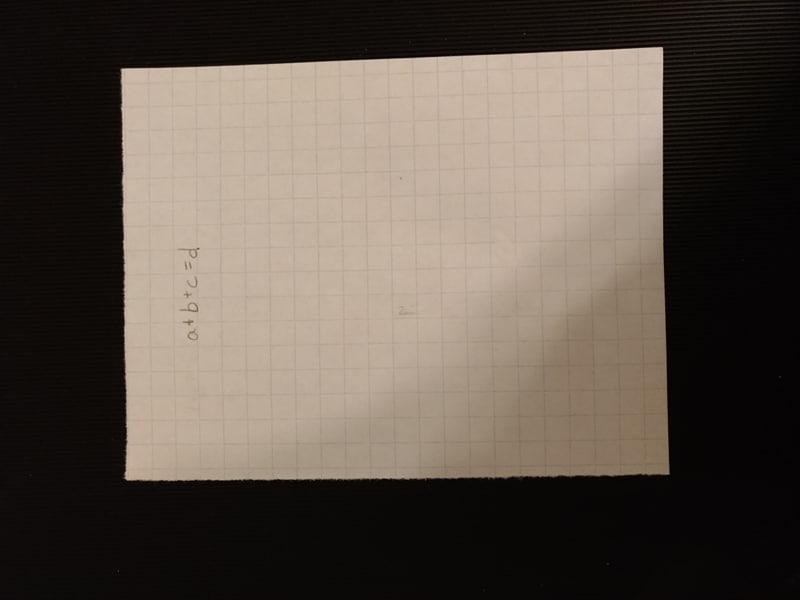
#> input picture Jeff/workspace/images/inputs/abc.jpg, 800 x 600 px, found by its file name; its folder holds only this picture in this run
$ python scanner.py
#> lines starting #> are read from the running program, lines starting #| are printed output that depends on the picture; after the words box and inside, x2 and y2 are one past the last pixel; in counts of white or black regions, pixels touching at a corner belong together
### Jeff/workspace/document/rect.py
'''
Supporting function to rectify and find the area of the rectangle
@author: Jeffrey
'''

import numpy as np

def rectify(x):
    x = x.reshape((4,2))
    xnew = np.zeros((4,2), dtype = np.float32)

    add = x.sum(1)
    xnew[0] = x[np.argmin(add)]
    xnew[2] = x[np.argmax(add)]

    diff = np.diff(x, axis = 1)
    xnew[1] = x[np.argmin(diff)]
    xnew[3] = x[np.argmax(diff)]

    return xnew

### Jeff/workspace/document/scanner.py
'''
Document scanner for extracting rectangular objects from a given image.
@author: Jeffrey
'''

import cv2
import numpy as np
import os.path

import rect


imageName = raw_input("Enter image name: ")
#> the answer given: ../images/inputs/abc.jpg
imagePath = '../images/inputs/' + str(imageName)
print('importing >> ' + imagePath)


if os.path.exists(imagePath):
    print('file found')
    original = cv2.imread(imagePath)
#> original is the input picture: shape (600, 800, 3); mean B, G, R 73.9, 83.1, 93.1
    original = cv2.resize(original, (1500, 880))
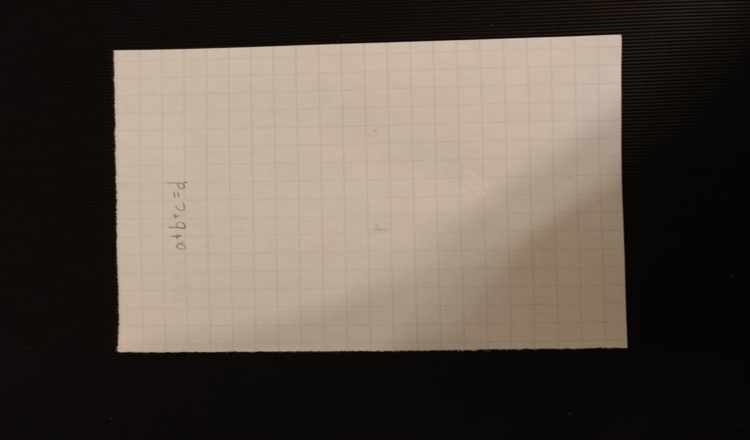
#> original: shape (880, 1500, 3) (shown at 1/2 size); mean B, G, R 73.8, 83.1, 93
    print('image read')

    backup = original.copy()

    grayscale = cv2.cvtColor(original, cv2.COLOR_BGR2GRAY)
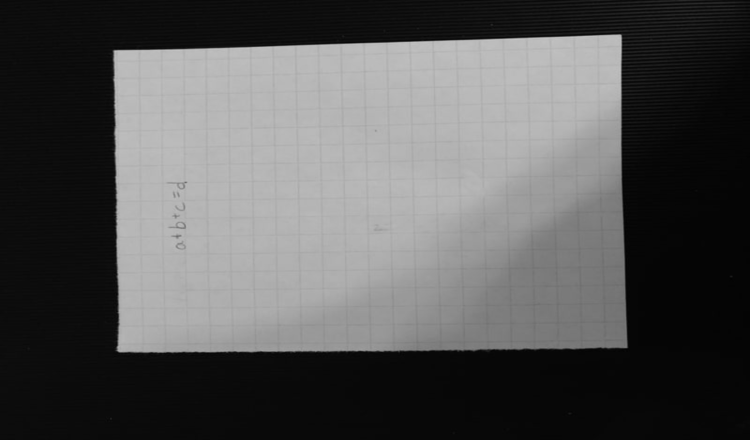
#> grayscale: shape (880, 1500) (shown at 1/2 size); min 1, max 204, mean 85
    blurred = cv2.GaussianBlur(grayscale, (5, 5), 0)

    edged = cv2.Canny(blurred, 0, 50)
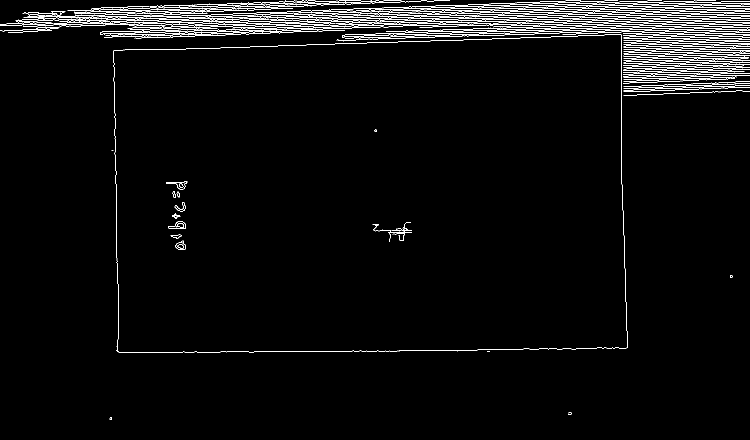
#> edged: shape (880, 1500) (shown at 1/2 size); 2.9% white in thin lines or dots
    backupEdge = edged.copy()

    (contours, _) = cv2.findContours(edged, cv2.RETR_LIST, cv2.CHAIN_APPROX_NONE)
#> contours = 111 contours, 67 with area under 20; largest, box (x1, y1, x2, y2) and area: (226, 68, 1256, 706) 624389, (226, 68, 1256, 706) 624379, (0, 0, 1500, 77) 8132, (126, 20, 391, 36) 1170, (176, 34, 405, 45) 792
    contours = sorted(contours, key = cv2.contourArea, reverse = True)

    for c in contours:
        p = cv2.arcLength(c, True)
        approx = cv2.approxPolyDP(c, 0.02 * p, True)

        if len(approx) == 4:
            target = approx
            break
#> this loop made 1 pass
#> (p, target) on pass 1: (3357.1, [[1242, 69], [228, 100], [232, 701], [1254, 695]])

    approx = rect.rectify(target)
#> in rectify, `x = x.reshape((4,2))`: x = [[1242, 69], [228, 100], [232, 701], [1254, 695]]
#> in rectify, `add = x.sum(1)`: add = [1311, 328, 933, 1949]
#> in rectify, `diff = np.diff(x, axis = 1)`: diff = [-1173, -128, 469, -559]
#> approx = [[228, 100], [1242, 69], [1254, 695], [232, 701]]
    pts2 = np.float32([[0,0],[800,0],[800,800],[0,800]])

    M = cv2.getPerspectiveTransform(approx,pts2)
#> M = [[0.831, -0.00553, -188.8], [0.0414, 1.36, -145], [4.19e-05, 1.22e-05, 1]]
    dst = cv2.warpPerspective(backup,M,(800,800))
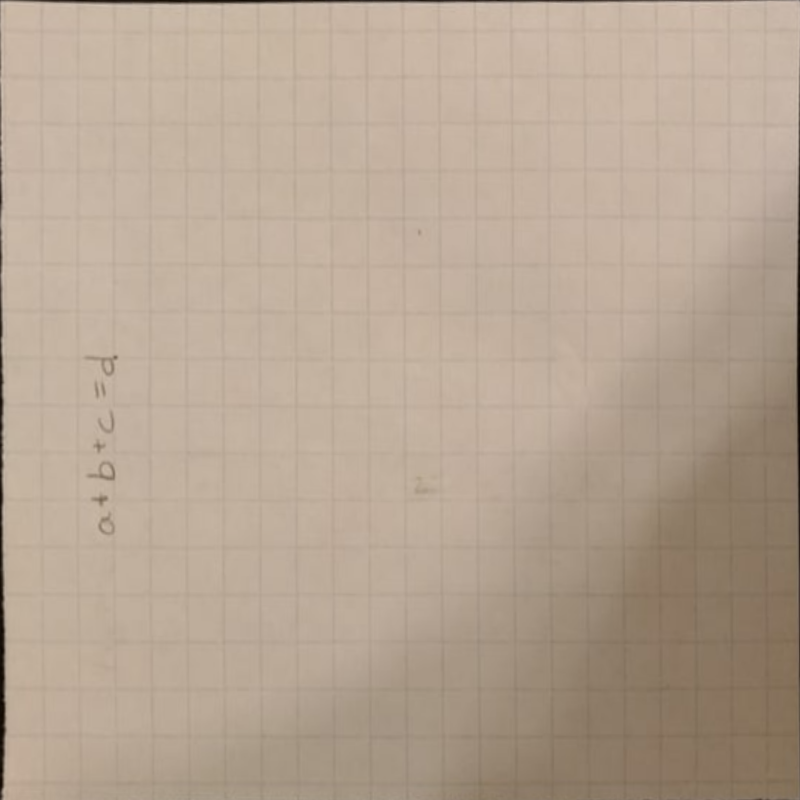
#> dst: shape (800, 800, 3); mean B, G, R 147, 164.5, 182

    cv2.drawContours(original, [target], -1, (0, 255, 0), 2)
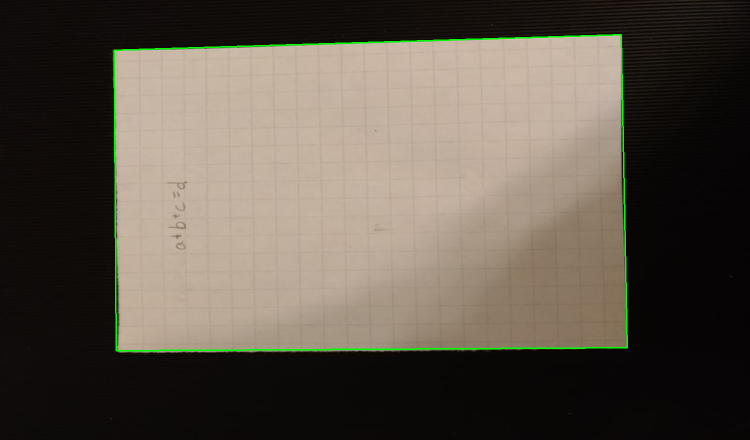
#> original: shape (880, 1500, 3) (shown at 1/2 size); 0.74% of pixels changed, all inside (x1, y1, x2, y2) = (227, 68, 1256, 703)
    dst = cv2.cvtColor(dst, cv2.COLOR_BGR2GRAY)
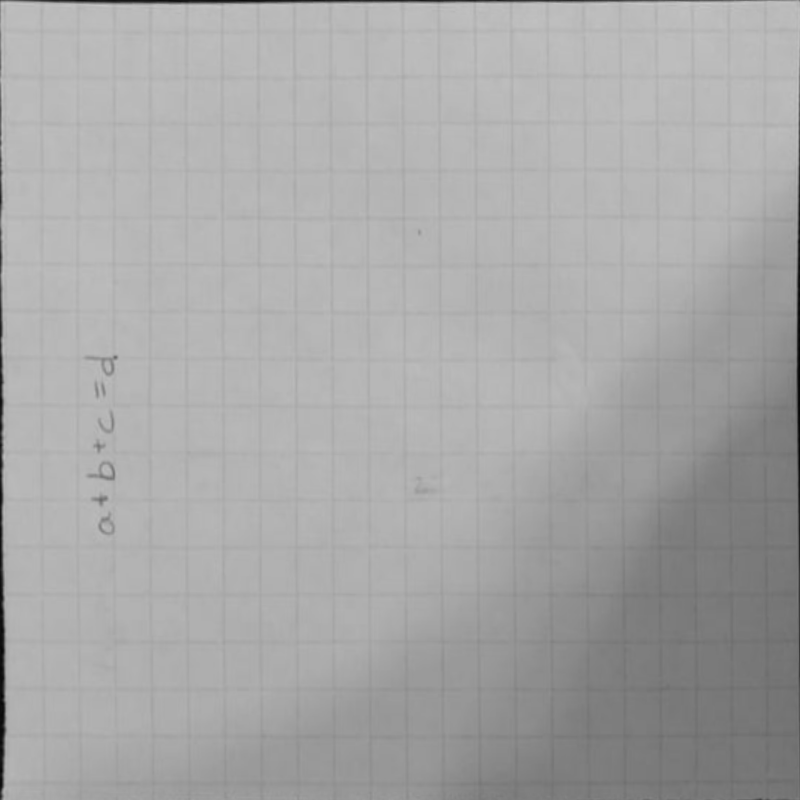
#> dst: shape (800, 800); min 4, max 201, mean 167.7


else:
    print('file not found')

$ run again, on Jeff/workspace/images/inputs/math2.jpg
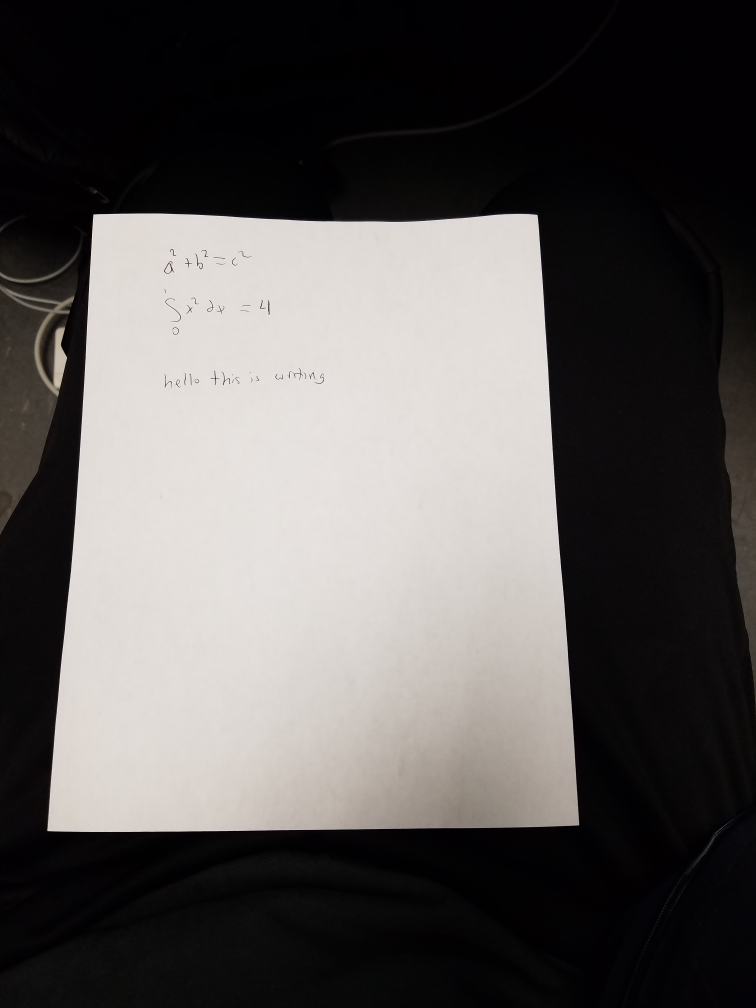
#> input picture Jeff/workspace/images/inputs/math2.jpg, 3024 x 4032 px, found by its file name (shown at 1/4 size)
#> original is the input picture: shape (4032, 3024, 3); mean B, G, R 86, 87.3, 90.4
#> `edged = cv2.Canny(blurred, 0, 50)`:
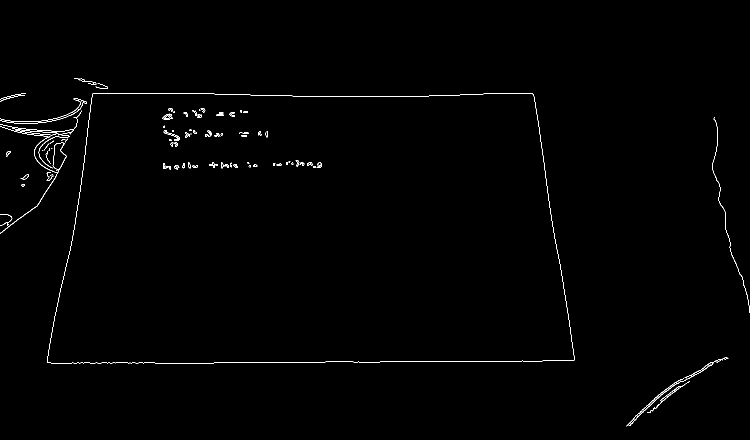
#> edged: shape (880, 1500) (shown at 1/2 size); 0.61% white in thin lines or dots, all inside (x1, y1, x2, y2) = (0, 156, 1500, 853)
#> contours = 169 contours, 113 with area under 20; largest, box (x1, y1, x2, y2) and area: (94, 186, 1149, 727) 515876, (94, 186, 1149, 727) 515874, (0, 273, 133, 467) 1071, (105, 285, 133, 340) 892, (1253, 726, 1427, 853) 494
#> the loop `for c in contours:` made 1 pass
#> (p, target) on pass 1: (3105.7, [[185, 187], [94, 725], [1148, 720], [1065, 187]])
#> x = [[185, 187], [94, 725], [1148, 720], [1065, 187]]
#> add = [372, 819, 1868, 1252]
#> diff = [2, 631, -428, -878]
#> `approx = rect.rectify(target)`: approx = [[185, 187], [1065, 187], [1148, 720], [94, 725]]
#> M = [[0.967, 0.164, -209.5], [2.97e-16, 1.91, -357.3], [-9.46e-06, 0.000394, 1]]
#> `cv2.drawContours(original, [target], -1, (0, 255, 0), 2)`:
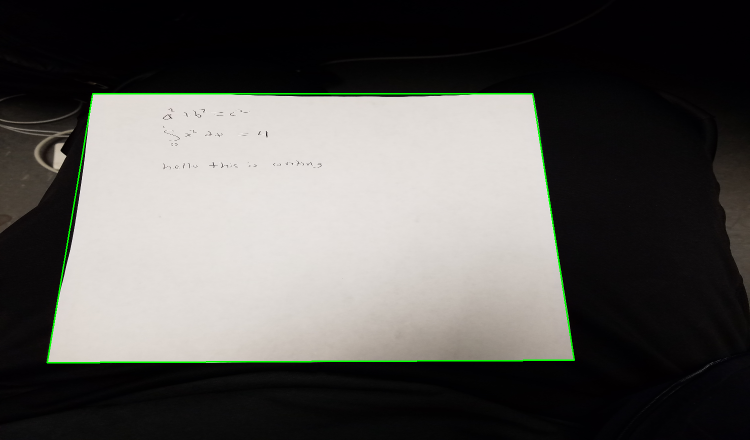
#> original: shape (880, 1500, 3) (shown at 1/2 size); mean B, G, R 85.2, 88.2, 89.5

$ run again, on Jeff/workspace/images/inputs/pytho.jpg
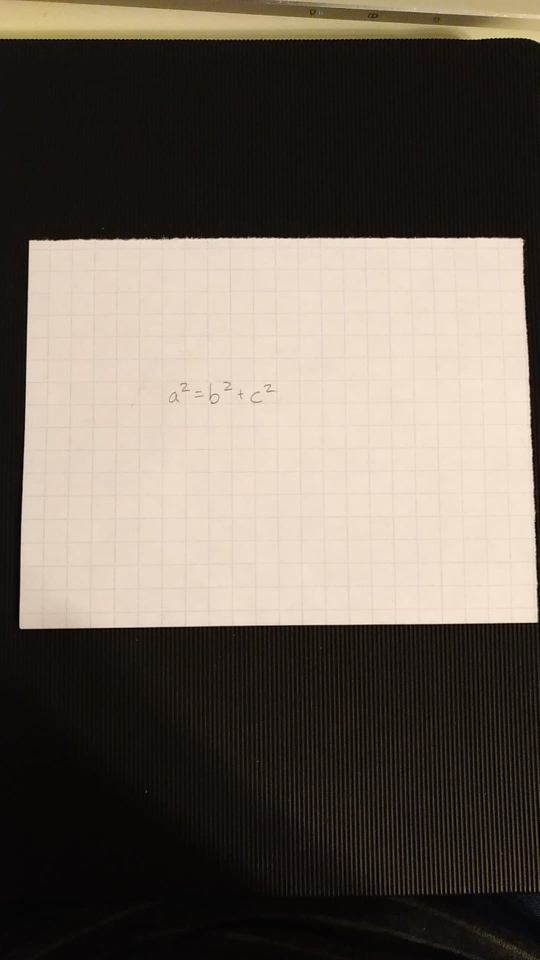
#> input picture Jeff/workspace/images/inputs/pytho.jpg, 1080 x 1920 px, found by its file name (shown at 1/2 size)
#> original is the input picture: shape (1920, 1080, 3); mean B, G, R 88.2, 98.5, 107.9
#> `edged = cv2.Canny(blurred, 0, 50)`:
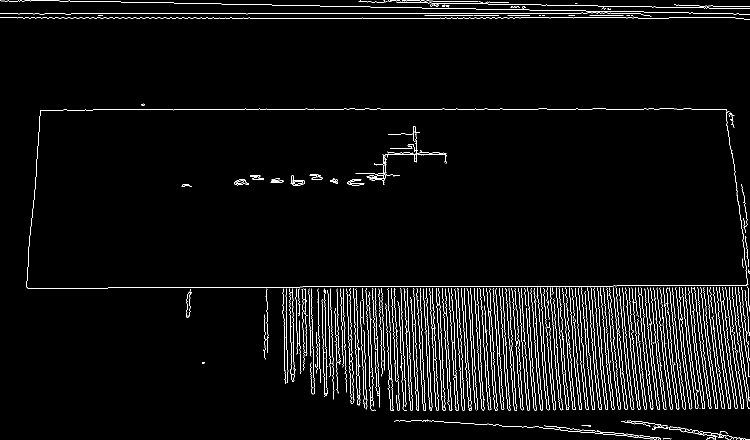
#> edged: shape (880, 1500) (shown at 1/2 size); 3.6% white in thin lines or dots
#> contours = 352 contours, 314 with area under 20; largest, box (x1, y1, x2, y2) and area: (53, 217, 1497, 577) 499608, (53, 217, 1495, 577) 499578, (972, 576, 995, 821) 964, (977, 622, 995, 821) 960, (858, 576, 878, 822) 823
#> the loop `for c in contours:` made 1 pass
#> (p, target) on pass 1: (3616.6, [[80, 221], [55, 576], [1496, 569], [1450, 218]])
#> x = [[80, 221], [55, 576], [1496, 569], [1450, 218]]
#> add = [301, 631, 2065, 1668]
#> diff = [141, 521, -927, -1232]
#> `approx = rect.rectify(target)`: approx = [[80, 221], [1450, 218], [1496, 569], [55, 576]]
#> M = [[0.597, 0.042, -57.05], [0.00536, 2.45, -541.7], [-7.43e-06, 0.000151, 1]]
#> `dst = cv2.cvtColor(dst, cv2.COLOR_BGR2GRAY)`:
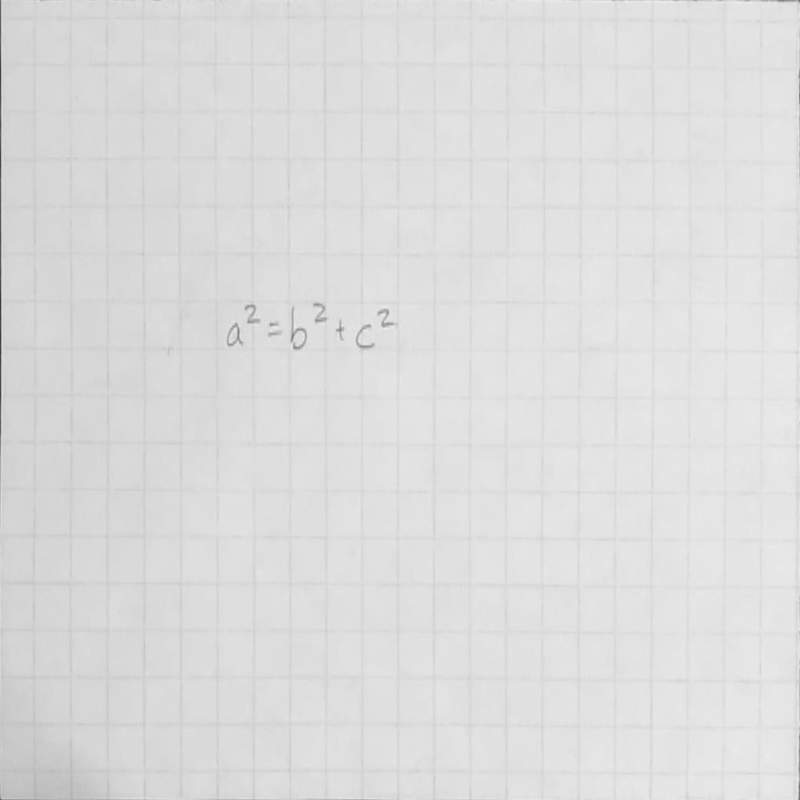
#> dst: shape (800, 800); min 58, max 240, mean 220.9

$ run again, on Jeff/workspace/images/inputs/quad.jpg
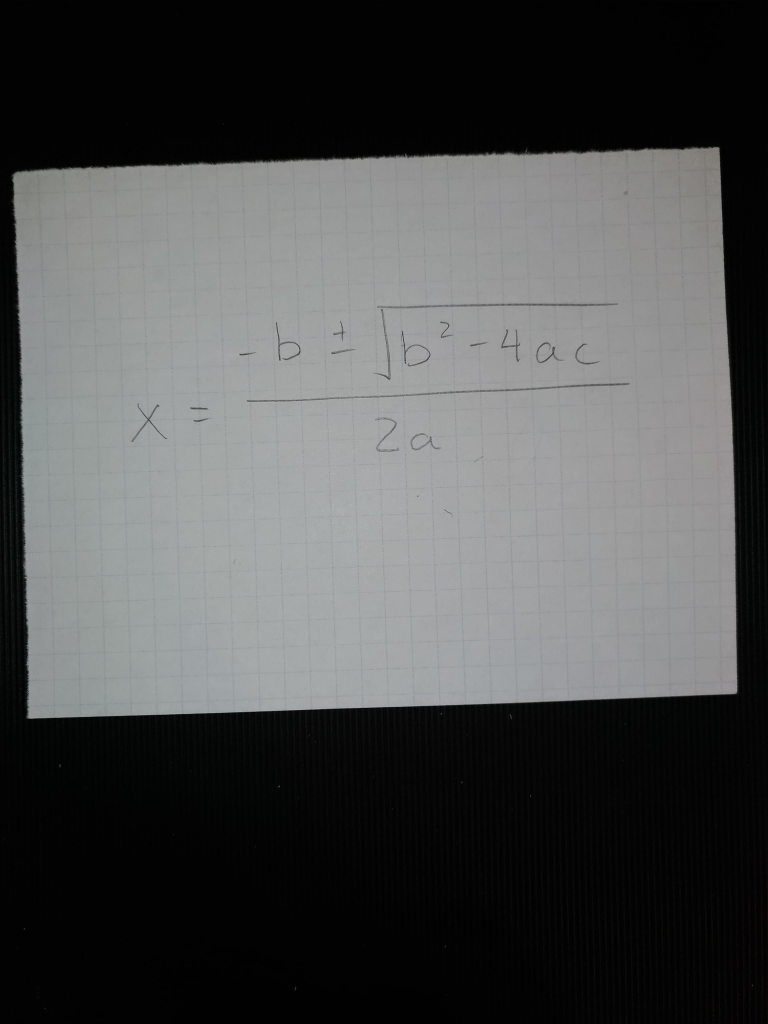
#> input picture Jeff/workspace/images/inputs/quad.jpg, 3072 x 4096 px, found by its file name (shown at 1/4 size)
#> original is the input picture: shape (4096, 3072, 3); mean B, G, R 79, 79.1, 77.9
#> `edged = cv2.Canny(blurred, 0, 50)`:
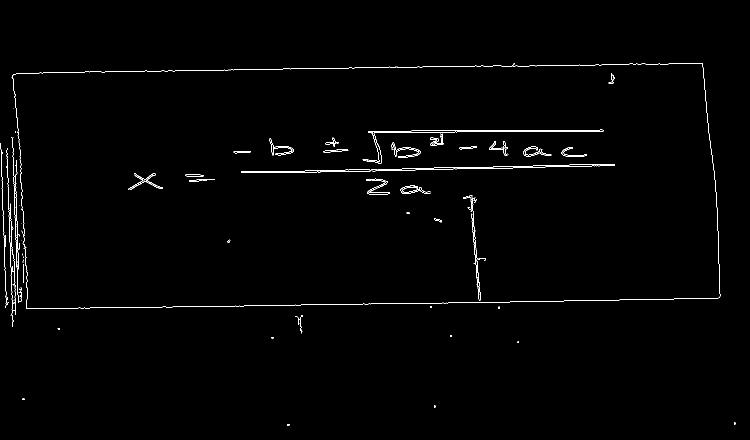
#> edged: shape (880, 1500) (shown at 1/2 size); 0.88% white in thin lines or dots, all inside (x1, y1, x2, y2) = (1, 126, 1471, 852)
#> contours = 132 contours, 63 with area under 20; largest, box (x1, y1, x2, y2) and area: (482, 328, 1230, 346) 1908, (725, 259, 1207, 327) 1724, (911, 260, 1197, 265) 848, (729, 261, 912, 327) 828, (979, 329, 1191, 337) 590
#> the loop `for c in contours:` made 24 passes
#> (p, target) on pass 24: (92.73, [[735, 384], [777, 384], [778, 386], [738, 388]])
#> x = [[735, 384], [777, 384], [778, 386], [738, 388]]
#> add = [1119, 1161, 1164, 1126]
#> diff = [-351, -393, -392, -350]
#> M = [[1.09, -0.814, -485], [-3.01e-15, 22.52, -8646], [-0.00139, 0.000356, 1]]
#> `dst = cv2.warpPerspective(backup,M,(800,800))`:
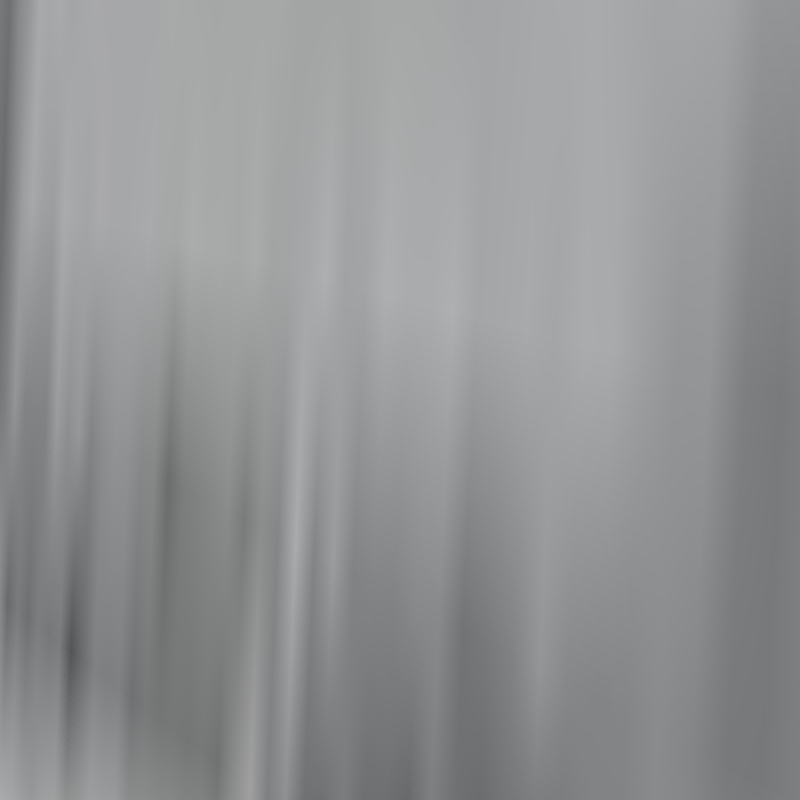
#> dst: shape (800, 800, 3); mean B, G, R 149.3, 148, 146.7
